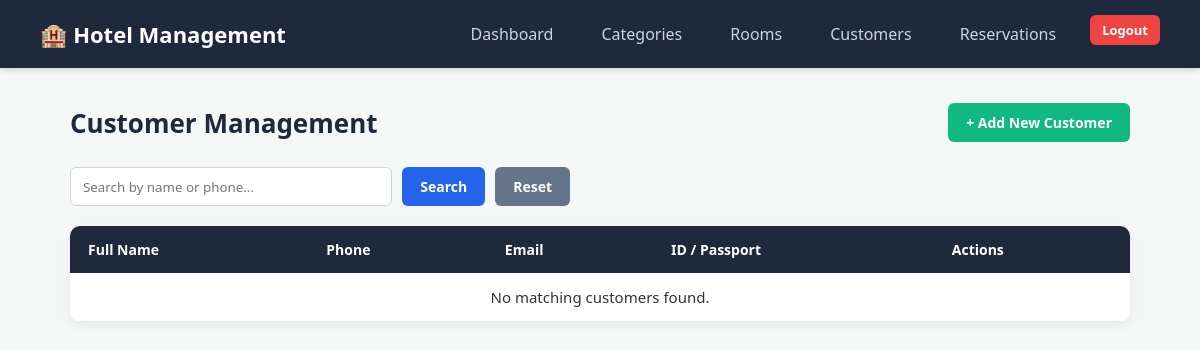
The page /customers/ (signed in) on the database as committed earlier.
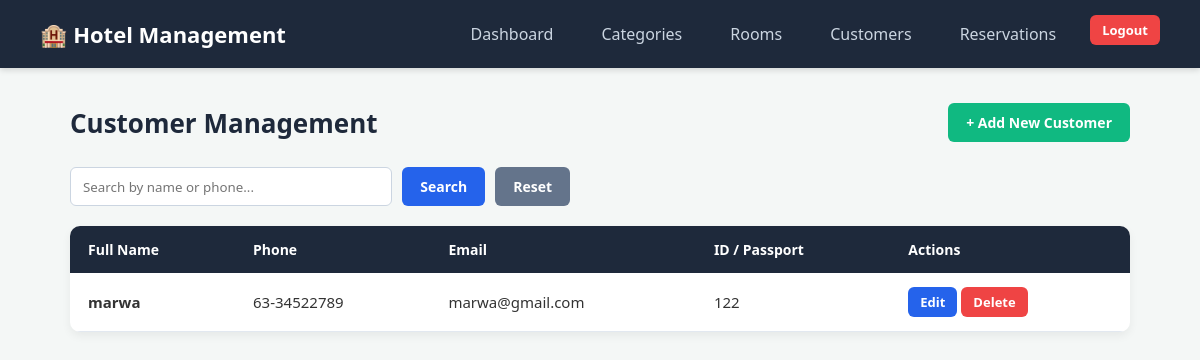
The same page on the database as committed later.
### hotel/models.py (models this page shows, shortened)
class Customer(models.Model):
    full_name = models.CharField(max_length=100)
    phone = models.CharField(max_length=20)
    email = models.EmailField(blank=True, null=True)
    address = models.CharField(max_length=200, default='Hargeisa')
    id_number = models.CharField(max_length=50)

### hotel/views.py (the view)
# urls.py: path('customers/', views.customer_list, name='customer_list'),
@login_required
def customer_list(request):
    search_query = request.GET.get('q', '')
    customers = Customer.objects.all()
    if search_query:
        customers = customers.filter(full_name__icontains=search_query) | customers.filter(phone__icontains=search_query)
    return render(request, 'hotel/customer_list.html', {
        'customers': customers,
        'search_query': search_query
    })

### hotel/templates/hotel/customer_list.html (shortened to what this page needs)
{% extends 'hotel/base.html' %}
{% block content %}
<div class="page-header">
    <h2>Customer Management</h2>
    <a href="{% url 'customer_add' %}" class="btn btn-success">+ Add New Customer</a>
</div>
<form method="GET" style="display: flex; gap: 10px; margin-bottom: 20px; max-width: 500px;">
    <input type="text" name="q" value="{{ search_query }}" placeholder="Search by name or phone..." style="padding: 9px 12px; border: 1px solid #cbd5e1; border-radius: 6px; flex: 1;">
    <button type="submit" class="btn btn-primary">Search</button>
    <a href="{% url 'customer_list' %}" class="btn btn-secondary">Reset</a>
</form>
<div class="table-box">
    <table>
        <thead>
            <tr>
                <th>Full Name</th>
                <th>Phone</th>
                <th>Email</th>
                <th>ID / Passport</th>
                <th>Actions</th>
            </tr>
        </thead>
        <tbody>
            {% for customer in customers %}
            <tr>
                <td><strong>{{ customer.full_name }}</strong></td>
                <td>{{ customer.phone }}</td>
                <td>{{ customer.email }}</td>
                <td>{{ customer.id_number }}</td>
                <td>
                    <a href="{% url 'customer_edit' customer.id %}" class="btn btn-sm btn-primary">Edit</a>
                    <a href="{% url 'customer_delete' customer.id %}" class="btn btn-sm btn-danger">Delete</a>
                </td>
            </tr>
            {% empty %}
            <tr><td colspan="5" style="text-align:center;">No matching customers found.</td></tr>
            {% endfor %}
        </tbody>
    </table>
</div>
{% endblock %}

### hotel/templates/hotel/base.html (shortened to what this page needs)
<!DOCTYPE html>
<html lang="en">
<head>
    <link (href="https://jsdelivr.net") rel="stylesheet">
</head>
<body>
    <nav class="navbar">
        <a href="{% url 'dashboard' %}" class="navbar-brand">🏨 Hotel Management</a>
        <div class="nav-links">
            <a href="{% url 'dashboard' %}">Dashboard</a>
            <a href="{% url 'category_list' %}">Categories</a>
            <a href="{% url 'room_list' %}">Rooms</a>
            <a href="{% url 'customer_list' %}">Customers</a>
            <a href="{% url 'reservation_list' %}">Reservations</a>
            <form method="POST" action="{% url 'logout' %}" style="margin: 0;">
                <button type="submit" class="btn btn-danger btn-sm">Logout</button>
            </form>
        </div>
    </nav>
    <div class="container">
        {% block content %}{% endblock %}
    </div>
</body>
</html>

### hotel/templates/hotel/base.html (style rules this page uses)
* { box-sizing: border-box; margin: 0; padding: 0; font-family: 'Segoe UI', Tahoma, Geneva, Verdana, sans-serif; }
body { background-color: #f4f7f6; color: #333; }
.navbar { background-color: #1e293b; padding: 15px 40px; display: flex; justify-content: space-between; align-items: center; box-shadow: 0 2px 6px rgba(0,0,0,0.15); }
.navbar-brand { color: #ffffff; font-size: 22px; font-weight: bold; text-decoration: none; }
.nav-links { display: flex; gap: 20px; }
.nav-links a { color: #cbd5e1; text-decoration: none; font-weight: 500; padding: 8px 14px; border-radius: 6px; transition: 0.2s; }
.container { max-width: 1100px; margin: 35px auto; padding: 0 20px; }
.page-header { display: flex; justify-content: space-between; align-items: center; margin-bottom: 25px; }
.page-header h2 { color: #1e293b; font-size: 26px; }
.btn { display: inline-block; padding: 10px 18px; border-radius: 6px; text-decoration: none; font-weight: 600; font-size: 14px; border: none; cursor: pointer; transition: 0.2s; }
.btn-primary { background-color: #2563eb; color: white; }
.btn-success { background-color: #10b981; color: white; }
.btn-danger { background-color: #ef4444; color: white; }
.btn-secondary { background-color: #64748b; color: white; }
.btn-sm { padding: 6px 12px; font-size: 13px; }
.table-box { background: white; border-radius: 10px; box-shadow: 0 4px 10px rgba(0,0,0,0.06); overflow: hidden; }
table { width: 100%; border-collapse: collapse; }
th { background-color: #1e293b; color: white; text-align: left; padding: 14px 18px; font-size: 14px; }
td { padding: 14px 18px; border-bottom: 1px solid #e2e8f0; font-size: 15px; }

Rows that differ between the two databases and show on the page:
added Customer: full_name "marwa", phone "63-34522789", email "marwa@gmail.com", id_number "122"
Other text that changed with them:
text no longer shown: "No matching customers found."
